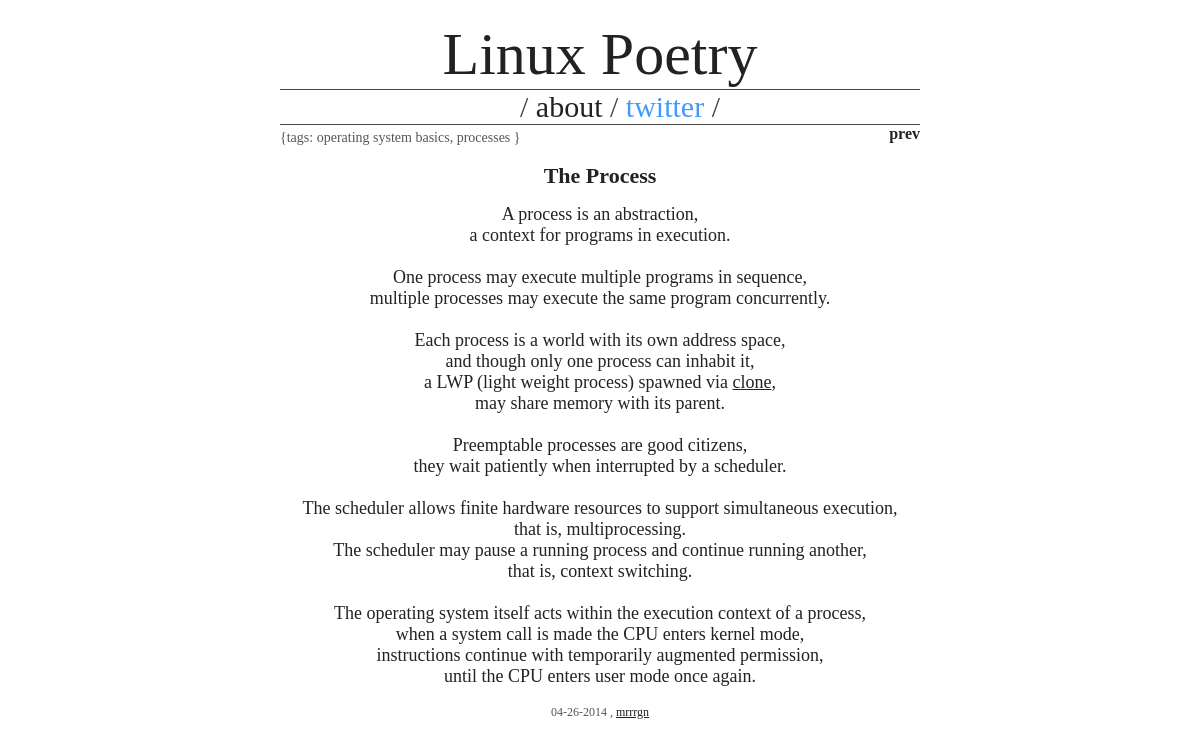
Page /3/ on the earlier database version.
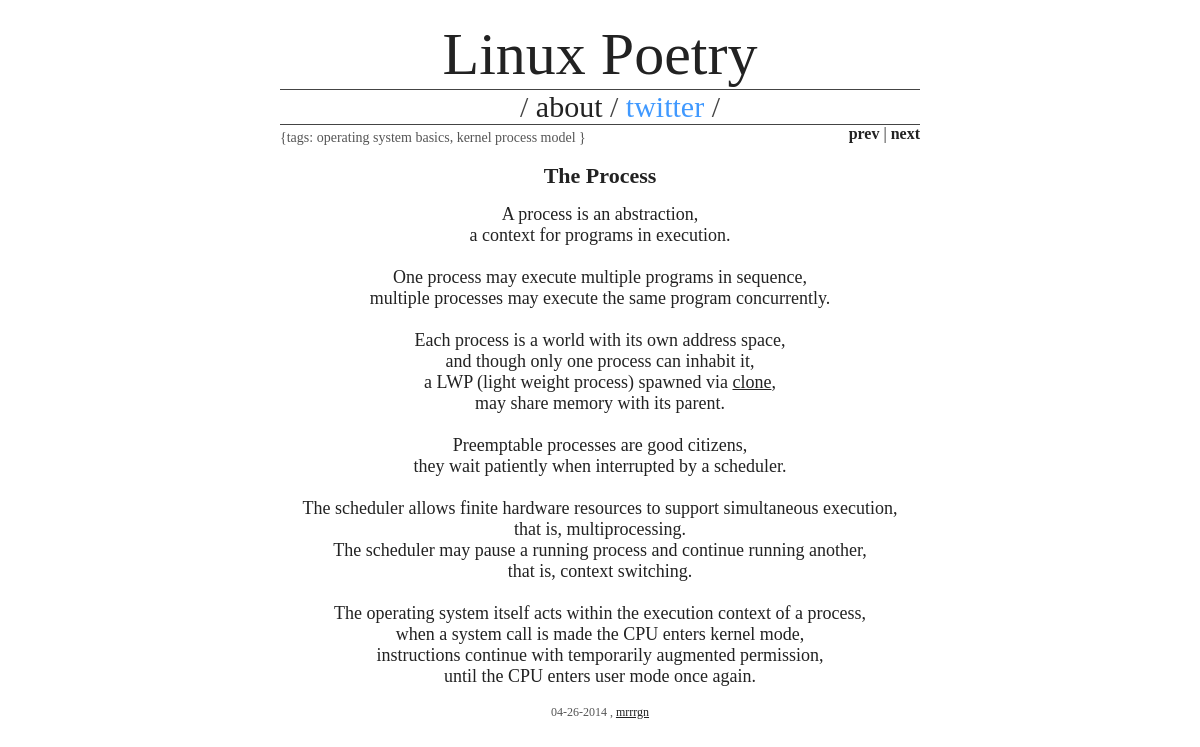
Same page on the later database version.
### linuxpoetry/models.py (models this page shows, shortened)
class Post(models.Model):
    title = models.TextField()
    body = models.TextField()
    tags = models.ManyToManyField(PostTag)
    created_at = models.DateTimeField(auto_now_add=True)
    updated_at = models.DateTimeField(auto_now=True)
    @property
    def body_with_html(self):
        return str(
            self.body
        ).replace('\n', '<br/>').replace('\t', ' ').replace('\r', '')
    @property
    def tags_str(self):
        return ', '.join([tag.name for tag in self.tags.all()])

class PostTag(models.Model):
    name = models.CharField(max_length=120)
    description = models.TextField()
    cardinality = models.IntegerField(default=0)

### linuxpoetry/views.py (the view)
# urls.py: url(r'^(?P<post_id>\d+)/$', views.index, name='post'),
def index(request, post_id=None):
    post = None
    next_id = None
    prev_id = None
    post_count = Post.objects.count()
    if post_count > 0:
        if not post_id:
            post = Post.objects.order_by('-created_at')[0]
        else:
            post = Post.objects.get(id=post_id)
        if post.id < post_count:
            next_id = post.id + 1
        if post.id > 1:
            prev_id = post.id - 1
    return render_to_response(
        'linuxpoetry/base.html',
        {
            'request': request,
            'post': post,
            'next_id': next_id,
            'prev_id': prev_id,
        }
    )

### templates/linuxpoetry/base.html (shortened to what this page needs)
<!DOCTYPE html>
{% autoescape off %}
<html>
  <head>
  </head>
  <body>
    <div class="primary-frame">
      <span class="headline"> Linux Poetry</span>
      <ul class="sub-headline top-nav">
        <li>/<a href="{% url "post" 1 %}"> about </a>/</li>
        <li>
          <a
            class="twitter"
            onCLick=window.open("http://www.twitter.com/linuxpoetry")>
            twitter
          </a> /
        </li>
      </ul>
      <div class="tag-frame">
        {tags: <span id="tagframe"> {% if post %} {{ post.tags_str }} {% endif %}</span>  }
      </div>
      <div class="prev-next-frame">
        <span class="prev-post">
            {% if prev_id %}
                <a href="{% url "post" prev_id %}">
                    <b>prev</b>
                </a>
            {% endif %}
        </span>
        {% if prev_id and next_id %} | {% endif %}
        <span class="next-post">
            {% if next_id %}
                <a href="{% url "post" next_id %}">
                    <b>next</b>
                </a>
            {% endif %}
        </span>
      </div>
      <br/>
      <div id="postframe" class="post-frame">
        <span class="post-title"> {% if post %} {{ post.title }} {% else %} - No Content - {% endif %} </span>
        <div class="post-body">
        {% if post %} {{ post.body_with_html }} {% endif %}
        </div>
        <span class="timestamp"> {% if post %} {{ post.updated_at|date:"m-d-Y" }} {% endif %}, <a href="http://mrrrgn.com">mrrrgn</a> </span>
      </div>
    </div>
  </body>
{% endautoescape %}
</html>

Differences in the rows shown:
changed through a linked row, Post "The Process": tags_str "operating system basics, processes" → "operating system basics, kernel process model"
Other differences:
text now shown: "| next"
